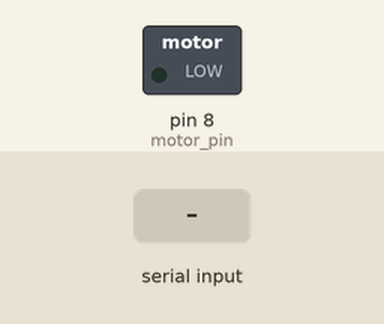
Recording of a sketch running on a simulated Arduino Uno, built with avr-gcc and run on an emulated ATmega328P. On the bench: switched loads named in the sketch (green lamp = pin HIGH). The inputs (shaded band) are chosen by the test bench.

Above: at 1.2 s.
1.3 s: "1\n" received over Serial
At 2.2 s:
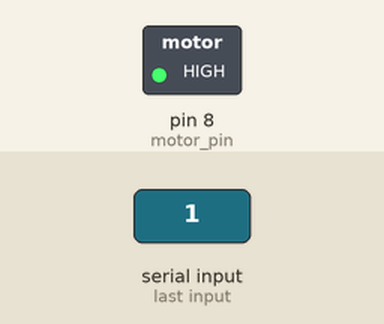
2.8 s: "90,45\n" received over Serial
At 3.4 s:
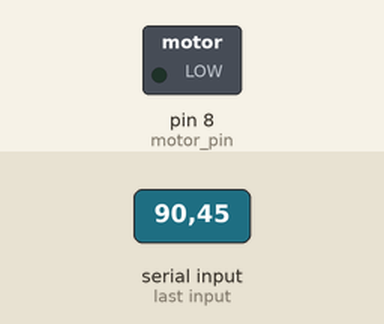
Timing chart, 0 to 5.8 s (numbered marks = the images above; inputs shaded):
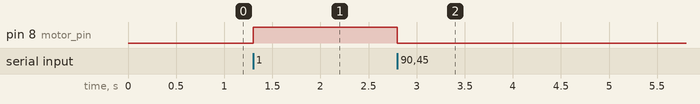

Measured:
- after the input at 1.3 s, pin 8 (motor_pin): LOW → HIGH at once
- after the input at 2.8 s, pin 8 (motor_pin): HIGH → LOW at once

The sketch:

Arduino01.ino
```cpp
int vibrateInput;
const int motor_pin = 8;

void setup() {
  // put your setup code here, to run once:
  Serial.begin(115200);
  Serial.setTimeout(1);
  pinMode(motor_pin, OUTPUT);
}

void loop() {
  // put your main code here, to run repeatedly:
  while (!Serial.available()); {
    vibrateInput = Serial.readString().toInt();
    if (vibrateInput == 1) {
      digitalWrite(motor_pin,1);
      delay(500);
      //Serial.print("ON");
  } else {
      digitalWrite(motor_pin,0);
      delay(500);
      //Serial.print("OFF");
  }
  }
}
```
